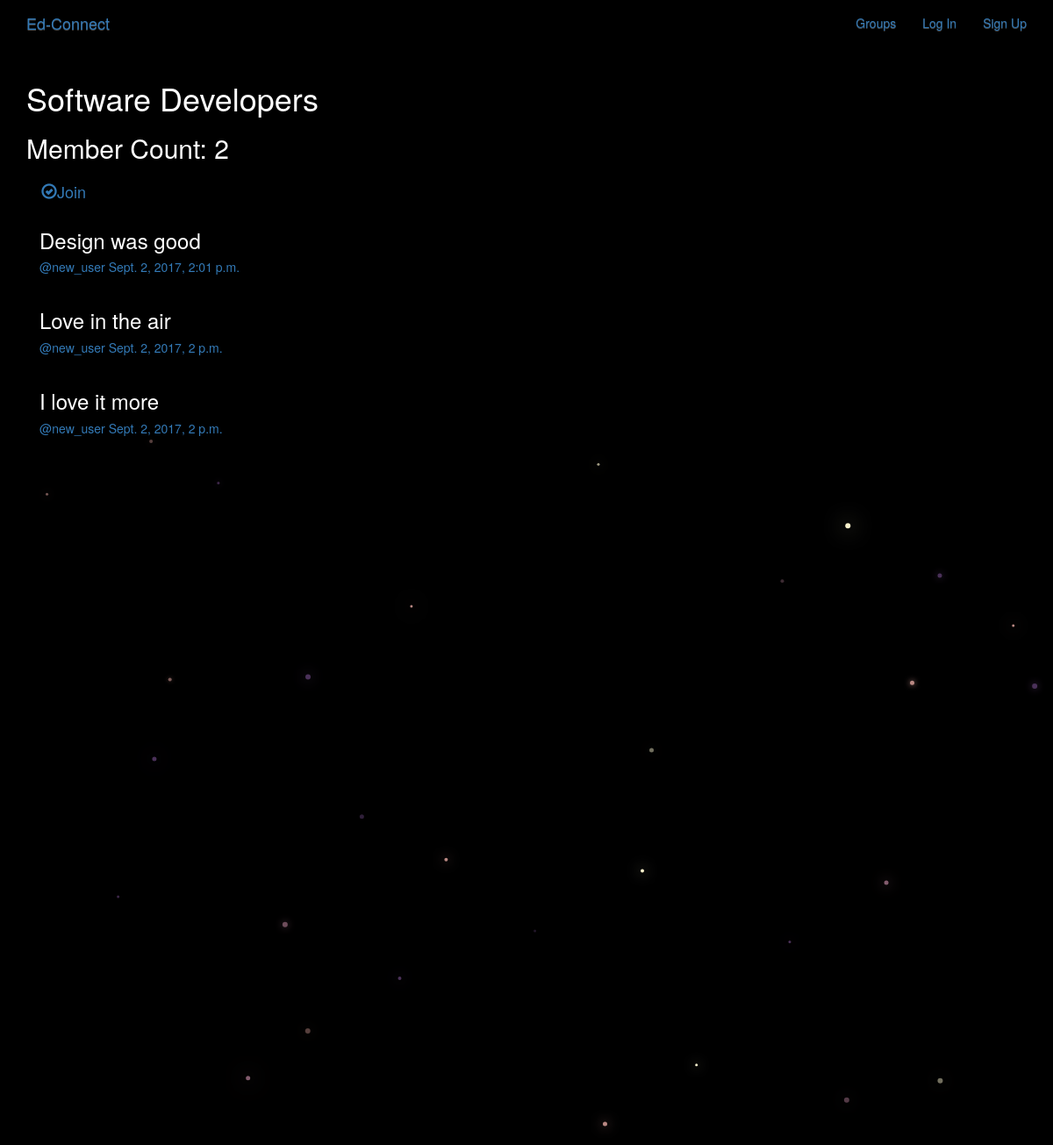
The app's page /groups/posts/in/software-developers/ with its own data.
### groups/models.py (models this page shows, shortened)
class Group(models.Model):
    name = models.CharField(max_length=255)
    unique = True
    slug = models.SlugField(allow_unicode=True, unique=True)
    description = models.TextField(blank=True, default='')
    description_html = models.TextField(editable=False, default='', blank=True)
    members = models.ManyToManyField(User, through='GroupMember')

### posts/models.py (models this page shows, shortened)
class Post(models.Model):
    user = models.ForeignKey(User, related_name='posts')
    created_at = models.DateTimeField(auto_now=True)
    message = models.TextField()
    message_html = models.TextField(editable=False)
    group = models.ForeignKey(Group, related_name='posts', null=True, blank=True)
    class Meta():
        ordering = ['-created_at']
        unique_together = ('user', 'message')

### groups/views.py (the view)
# urls.py: url(r'^posts/in/(?P<slug>[-\w]+)/$', views.SingleGroup.as_view(), name='single'),
class SingleGroup(generic.DetailView):
    model = Group

### groups/templates/groups/group_detail.html
{% extends "groups/group_base.html" %}
{% block pregroup %}
  <h1>{{ group.name }}</h1>
  <h2>Member Count: {{ group.members.count }}</h2>
  <div class="content">
    {% if user in group.members.all %}
      <a href="{% url 'groups:leave' slug=group.slug %}"
          class="btn btn-lg btn-fill btn-warning-"><span
          class="glyphicon glyphicon-remove-circle"></span>Leave</a>
    {% else %}
        <a href="{% url 'groups:join' slug=group.slug %}"
          class="btn btn-lg btn-fill btn-warning-"><span
          class="glyphicon glyphicon-ok-circle"></span>Join</a>
    {% endif %}
  </div>
{% endblock %}
{% block group_content %}
  <div class="col-md-8">
    {% if group.posts.count  == 0 %}
      <h2>No posts in this group yet!</h2>
    {% else %}
      {% for post in group.posts.all %}
        {% include "posts/_post.html" %}
      {% endfor %}
    {% endif %}
  </div>
{% endblock %}

### groups/templates/groups/group_base.html (shortened to what this page needs)
{% extends "base.html" %}
{% block body_block %}
<div class="container">
  <div class="row">
    {% block pregroup %}{% endblock %}
    {% block group_content %}{% endblock %}
  </div>
</div>
{% endblock %}

### templates/base.html (shortened to what this page needs)
<!DOCTYPE html>
{% load staticfiles %}
<html>
  <head>
    <link rel="stylesheet" href="https://maxcdn.bootstrapcdn.com/bootstrap/3.3.7/css/bootstrap.min.css">
    <link rel="stylesheet" href="https://maxcdn.bootstrapcdn.com/bootstrap/3.3.7/css/bootstrap-theme.min.css">
    <link rel="stylesheet" href="{% static 'simplesocial/css/master.css'%}">
  </head>
  <body>
    <nav  class="navbar mynav" role="navigation" id="navbar">
      <div class="container">
        <a class="navbar-brand mynav" href="{% url 'home' %}">Ed-Connect</a>
        <ul class="nav navbar-nav navbar-right">
          {% if user.is_authenticated %}
              <li><a href="{% url 'posts:create' %}">Post</a></li>
              <li><a href="{% url 'groups:all' %}">Groups</a></li>
              <li><a href="{% url 'groups:create' %}">Create Group</a></li>
              <li><a href="{% url 'accounts:logout' %}">Log Out</a></li>
          {% else %}
              <li><a href="{% url 'groups:all' %}">Groups</a></li>
              <li><a href="{% url 'accounts:login' %}">Log In</a></li>
              <li><a href="{% url 'accounts:signup' %}">Sign Up</a></li>
          {% endif %}
        </ul>
      </div>
    </nav>
    <div class="container mycontent">
      {% block body_block %}
      {% endblock %}
    </div>
    <canvas id="canvas"></canvas>
  </body>
</html>

### posts/templates/posts/_post.html (shortened to what this page needs)
<div class="post media">
  <h3>{{ post.message_html|safe }}</h3>
  <div class="mdeia-body">
    <h5 class="media-heading">
      <span class="username">
        <a href="{% url 'posts:for_user' username=post.user.username %}">@{{ post.user.username }}</a>
      </span>
    <time class="time">
      <a href="{% url 'posts:single' username=post.user.username pk=post.pk}">
        {{ post.created_at }}
      </a>
    </time>
  </h5>
  </div>
</div>

### static/simplesocial/css/master.css (style rules this page uses)
body { margin: 0; overflow: hidden; background-color: black; color:white; }

### records on screen
Group: name "Software Developers", members.count "2"
Post: message_html "Design was good", user.username "new_user", created_at "Sept. 2, 2017, 2:01 p.m."
Post: message_html "Love in the air", user.username "new_user", created_at "Sept. 2, 2017, 2 p.m."
Post: message_html "I love it more", user.username "new_user", created_at "Sept. 2, 2017, 2 p.m."
